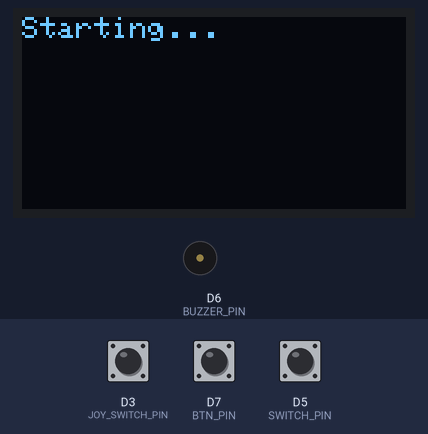
Recording of a sketch running on a simulated ESP8266 (NodeMCU). On the bench: 128×64 one-colour display, buzzer (waves = sounding). The inputs (shaded band) are chosen by the test bench; at power-on: D3 (JOY_SWITCH_PIN) HIGH, D7 (BTN_PIN) HIGH, D5 (SWITCH_PIN) HIGH. Random numbers use the default seed unless the sketch sets one; what the sketch prints to the serial monitor is not drawn.

Above: at 1.3 s.
1.4 s: D3 (JOY_SWITCH_PIN) pulled LOW for 0.15 s
At 2.0 s:
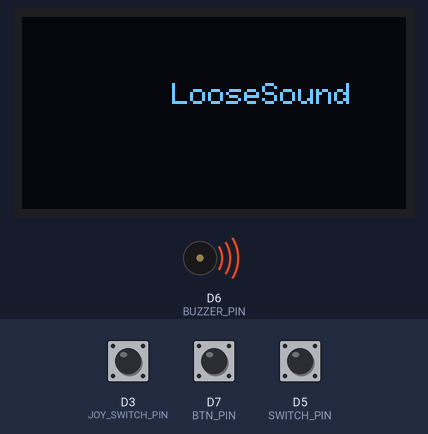
2.1 s: D7 (BTN_PIN) pulled LOW for 0.15 s
At 3.3 s:
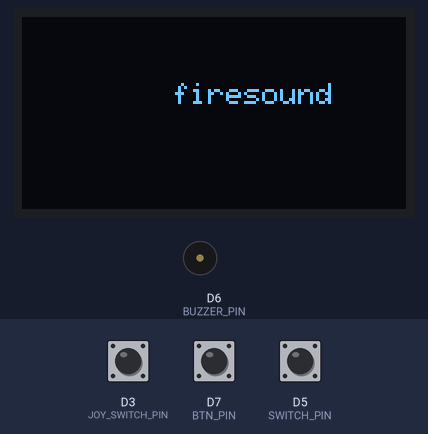
3.7 s: D5 (SWITCH_PIN) pulled LOW for 0.15 s
At 5.3 s:
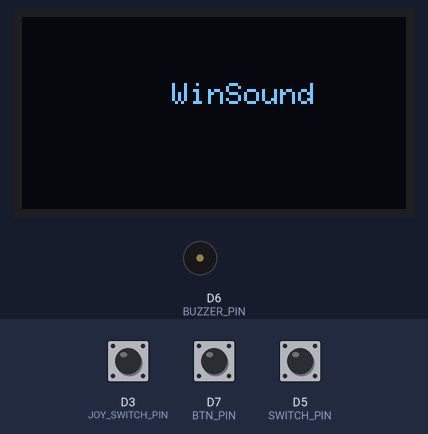
6.1 s: D3 (JOY_SWITCH_PIN) pulled LOW for 1 s
At 8.44 s:
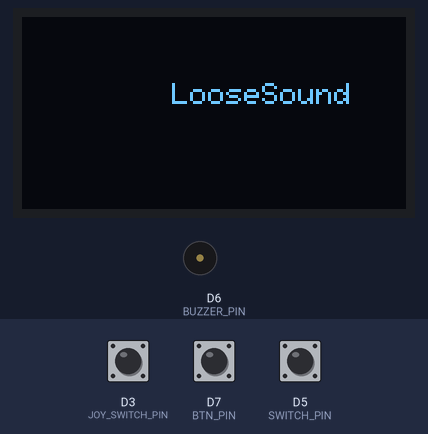
8.6 s: D7 (BTN_PIN) pulled LOW for 1 s
At 9.7 s:
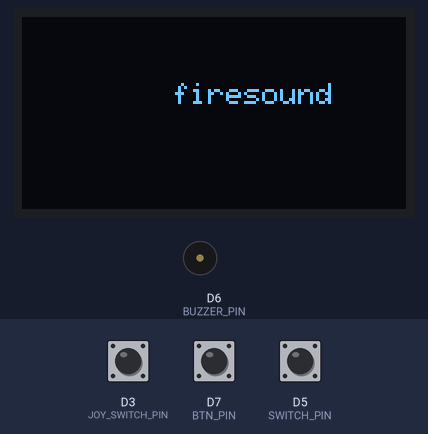
11.1 s: D3 (JOY_SWITCH_PIN) pulled LOW for 3.2 s
At 13.0 s:
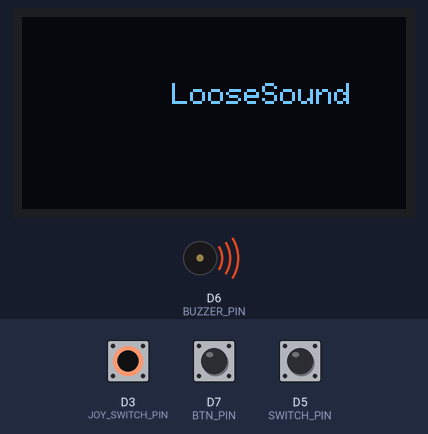
Timing chart, 0 to 14.8 s (numbered marks = the images above; inputs shaded):
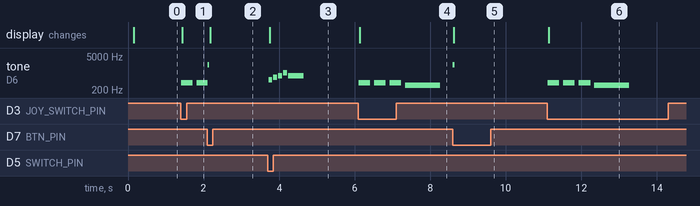

The sketch:

sound_tests.ino
```cpp
#include <ESP8266WiFi.h>
#include <espnow.h>
#include <Wire.h>
#include <Adafruit_GFX.h>
#include <Adafruit_SSD1306.h>

/* ===== OLED ===== */
#define SCREEN_WIDTH 128
#define SCREEN_HEIGHT 64
#define OLED_RESET -1
Adafruit_SSD1306 display(SCREEN_WIDTH, SCREEN_HEIGHT, &Wire, OLED_RESET);
#define D7 13   // fire button

/* ===== INPUT ===== */
#define BTN_PIN D7
#define JOY_PIN A0
#define BUZZER_PIN 12  // D6
#define SWITCH_PIN 14   // D5 Left button
#define JOY_SWITCH_PIN 0   // D3  Joystick Fire button


/* sound triggers*/
#define TRIGGER_SOUND_NONE 0x00
#define TRIGGER_SOUND_BOUNCE 0x01
#define TRIGGER_SOUND_MISS 0x02
#define TRIGGER_SOUND_LOSE 0x03
#define TRIGGER_SOUND_WIN 0x04

/* ===== SOUND STATE ===== */
bool soundActive = false;
unsigned long soundEndTime = 0;
int currentSoundFreq = 0;
uint8_t triggered_sound=0;
int shockwavesound=0; // not used but refrenced in sound helper
int current_sound_index=0; // pointer to music notes array.
int currently_in_sound_gap=0; // used for sound effects that have multiple notes, to track the gap between them.

#define G_freq   392
#define Eb_freq 311
#define c5_freq 523
#define e5_freq 659
#define g5_freq 784
#define c6_freq 1047


#define fire_freq 2200
#define miss_freq 42
#define note_gap  100 // gap between notes in ms, used for sound effects that have multiple notes.
#define short_gap 20 // for quick notes like trimph
struct music_notes {
  int tone;   // freqency in Hz
  int duration; // duration in ms
  int gap_after; // gap after the note in ms, used for multi-note sound effects.

};


const music_notes music[] PROGMEM = {
  {fire_freq, 40,0}, // short, sharp laser #FIRESOUND_INDEX=0
  {miss_freq, 800,0}, // low buzz #MISSOUND_INDEX=1
  {G_freq, 300,note_gap}, // Lose Sound , betoven. #LOSESOUND_INDEX=2
  {G_freq, 300,note_gap},
  {G_freq, 300,note_gap},
  {Eb_freq, 900,0},
  {c5_freq, 80,short_gap}, // triumph notes #WINSOUND_INDEX=6
  {e5_freq, 80,short_gap},
  {g5_freq, 80,short_gap},
  {c6_freq, 80,short_gap},
  {g5_freq, 400,0}, // hold last note
  {0, 0,0} // end marker
};


#define FIRESOUND_INDEX 0
#define MISSOUND_INDEX 1
#define LOSESOUND_INDEX 2
#define WINSOUND_INDEX 6


/* sound functions */

void startSound(int index) {
  //if (soundActive) return;   // don't interrupt existing sound

  current_sound_index = index;
  int freq = music[index].tone;
  int durationMs = music[index].duration;
  currentSoundFreq = freq;
  soundEndTime = millis() + durationMs;
  soundActive = true;
  currently_in_sound_gap=0; // we are playing a note, not a gap.
  Serial.print("Starting sound index "); Serial.print(index);
  Serial.print(" freq "); Serial.print(freq);
  tone(BUZZER_PIN, freq);
}

void fireSound() {
  startSound(FIRESOUND_INDEX);   // short, sharp laser
  triggered_sound=TRIGGER_SOUND_BOUNCE;
}

void missSound() {
  startSound(MISSOUND_INDEX);   // low buzz
  triggered_sound=TRIGGER_SOUND_MISS;
}

void looseSound() {
  startSound(LOSESOUND_INDEX);   // betoven notes
  triggered_sound=TRIGGER_SOUND_LOSE;
}

void winSound() {
  startSound(WINSOUND_INDEX);   // trimph notes
  triggered_sound=TRIGGER_SOUND_WIN;
}

void updateSound() {
  if (shockwavesound>0) {
    // Static / buzz effect
    int jitter = random(-100, 300);
    tone(BUZZER_PIN, 600 + jitter);
  };


  if (soundActive && millis() >= soundEndTime) {
    noTone(BUZZER_PIN);
    // check for multi-note sound effects
    if (music[current_sound_index].gap_after == 0) {
    soundActive = false;
    shockwavesound=0;
    Serial.println("Sound ended");
    } else {
      // did we play the gap between notes already? if not, play it now.
      if ((currently_in_sound_gap==0) && (music[current_sound_index].gap_after > 0)) {
        Serial.println("starting gap");
        // we just played a note, now play the gap before the next note.
        noTone(BUZZER_PIN); // silence for gaps
        currently_in_sound_gap=1; // we are in a gap between notes.
        soundEndTime = millis() + music[current_sound_index].gap_after; // set end time for the gap
      } else {
        Serial.println("gap ended, play next");
        startSound(current_sound_index+1); // play the next note in the effect
      }
    }
}
}

void process_sound_trigger(uint8_t trigger){
 if (TRIGGER_SOUND_NONE == trigger){return;};
 if (TRIGGER_SOUND_BOUNCE == trigger){
   fireSound();
  return;
 }

}


void setup() {
  Serial.begin(115200);           // Very helpful for debugging
  delay(100);                     // Give serial time to settle

  pinMode(BTN_PIN, INPUT_PULLUP);
  pinMode(SWITCH_PIN, INPUT_PULLUP);
  pinMode(JOY_SWITCH_PIN, INPUT_PULLUP);
  pinMode(BUZZER_PIN, OUTPUT);

  // Initialize I2C and OLED
  Wire.begin();                   // Uses default pins: D1 (SCL = GPIO5), D2 (SDA = GPIO4) on most ESP8266 boards

  if (!display.begin(SSD1306_SWITCHCAPVCC, 0x3C)) {  // 0x3C is most common address
    Serial.println(F("SSD1306 allocation failed"));
    for(;;);  // Don't continue — halt here so you know it's the display
  }

  display.clearDisplay();
  display.setTextSize(1);
  display.setTextColor(SSD1306_WHITE);
  display.setCursor(0, 0);
  display.println(F("Starting..."));
  display.display();
  Serial.println("OLED init OK");
}
void loop() {

  static bool lastBtn = HIGH;
  bool btn = digitalRead(BTN_PIN);
   if (lastBtn == HIGH && btn == LOW ) {
    display.clearDisplay();
    display.setCursor(50, 22);
    display.print("firesound");
    fireSound();
  }
  lastBtn = btn;

  static bool lastSwitch = HIGH;
  btn = digitalRead(SWITCH_PIN);
   if (lastSwitch == HIGH && btn == LOW ) {
    display.clearDisplay();
    display.setCursor(50, 22);
    display.print("WinSound");
    winSound();
  }
  lastSwitch = btn;

  static bool lastJoySwitch = HIGH;
  btn = digitalRead(JOY_SWITCH_PIN);
   if (lastJoySwitch == HIGH && btn == LOW ) {
    display.clearDisplay();
    display.setCursor(50, 22);
    display.print("LooseSound");
    looseSound();
  }
  lastJoySwitch = btn;


 display.display();
  updateSound();
}
```

Measured:
- after the input at 1.4 s, tone on D6 (BUZZER_PIN): silent → 392 Hz at once, → silent 0.31 s later, → 392 Hz 0.10 s later; the display: changes at once (image 1)
- after the input at 2.1 s, the display: changes after 0.08 s (image 2)
- after the input at 3.7 s, tone on D6 (BUZZER_PIN): plays 523 Hz for 0.10 s, 659 Hz for 0.10 s, 784 Hz for 0.10 s, 1047 Hz for 0.10 s, 784 Hz for 0.41 s, starting at once; the display: changes after 0.05 s (image 3)
- after the input at 6.1 s, tone on D6 (BUZZER_PIN): plays 392 Hz for 0.31 s, 392 Hz for 0.31 s, 392 Hz for 0.31 s, 311 Hz for 0.92 s, starting at once; the display: changes at once (image 4)
- after the input at 8.6 s, tone on D6 (BUZZER_PIN): silent → 2200 Hz at once, → silent 0.05 s later; the display: changes at once (image 5)
- after the input at 11.1 s, tone on D6 (BUZZER_PIN): plays 392 Hz for 0.31 s, 392 Hz for 0.31 s, 392 Hz for 0.31 s, 311 Hz for 0.92 s, starting at once; the display: changes at once (image 6)
